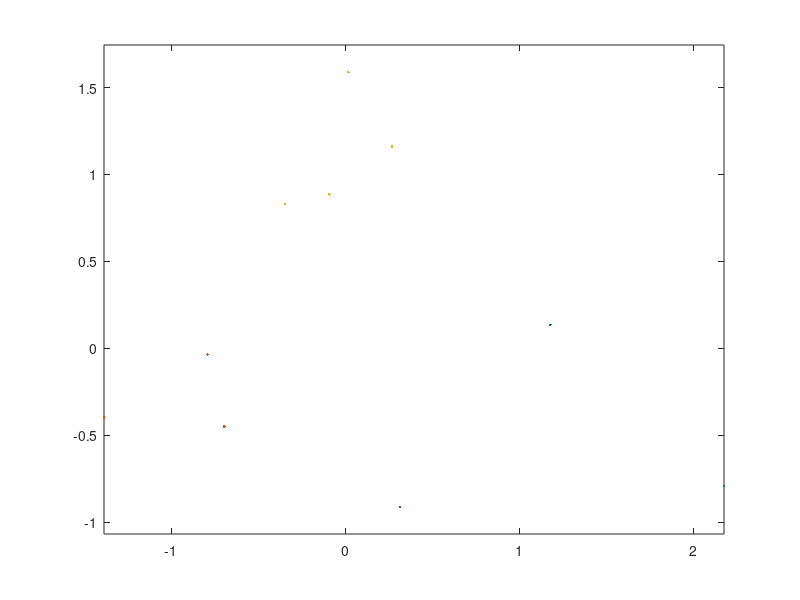

Source code (MATLAB):
% 4 GMM Components. Different means, covariances and probabilty for each.
% 10 samples
m(:,1) = [1;0]; Sigma(:,:,1) = 0.1*[5 0;0,2]; 
m(:,2) = [-1;0]; Sigma(:,:,2) = 0.1*[3 1;1,3]; 
m(:,3) = [0;1]; Sigma(:,:,3) = 0.1*eye(2);
m(:,4) = [0;-1]; Sigma(:,:,4) = 0.1*[2 0;0,1 ];
classPriors = [0.15,0.30,0.35,0.20]; thr = [0,cumsum(classPriors)];
N = 10; u = rand(1,N); L = zeros(1,N); x = zeros(2,N);
figure(1),clf, colorList = 'rbgc'; 
%Data Genration + figure 
for l = 1:4
    indices = find(thr(l)<=u & u<thr(l+1)); % if u happens to be precisely 1, that sample will get omitted - needs to be fixed
    L(1,indices) = l*ones(1,length(indices));
    x(:,indices) = mvnrnd(m(:,l),Sigma(:,:,l),length(indices))';
    figure(1), plot(x(1,indices),x(2,indices),'.','MarkerFaceColor',colorList(l)); axis equal, hold on,
end

